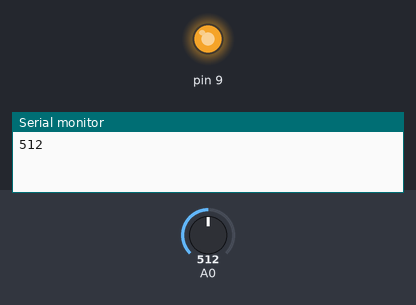
Bench run of a sketch on a simulated Arduino Uno, built with avr-gcc and run on an emulated ATmega328P. Shown: output pins drawn as LEDs (lit = HIGH), the last lines printed to the serial monitor. The inputs (shaded band) are chosen by the test bench; at power-on: A0 = 512. Random numbers use the default seed unless the sketch sets one.

Above: at 0.05 s.
At 9.95 s:
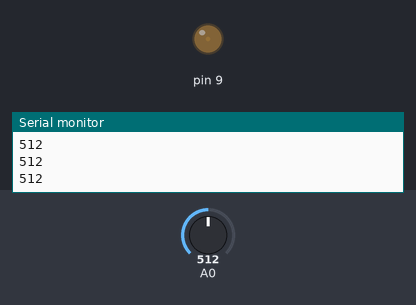
At 19.54 s:
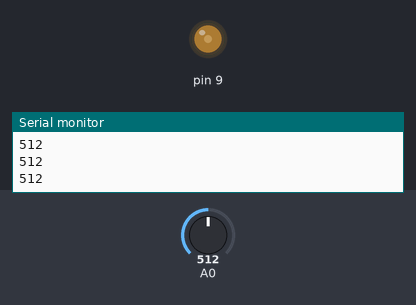
At 39.78 s:
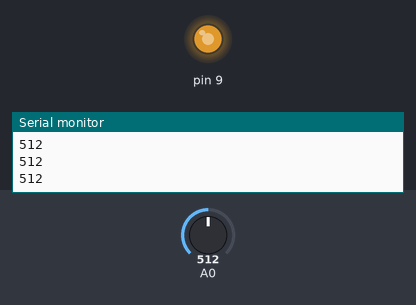
Timing chart, 0 to 40.0 s (numbered marks = the images above):
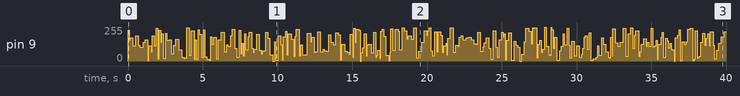

The sketch:

fader_01.ino
```cpp
int brightness;


void setup() {
  pinMode(9, OUTPUT);
  pinMode(A0, INPUT);
  Serial.begin(9600);
}


void loop() {
  brightness = analogRead(A0);
  Serial.println(brightness);
//  brightness = map(brightness,0,1023,0,255);
  brightness = random(0,255);
  analogWrite(9,brightness);
  delay(random(50,200));

}
```
